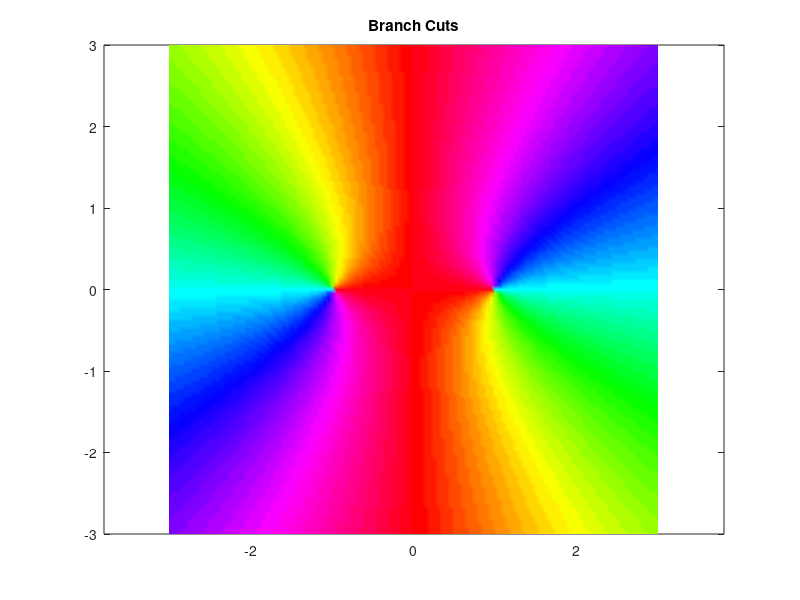

The MATLAB source for this figure:
f = @(z) sqrt(z.^2 - 1);

[X, Y] = meshgrid(-3:0.05:3, -3:0.05:3);
Z = X + 1i*Y;

figure;
pcolor(X, Y, angle(f(Z)));
shading interp;
colormap hsv;
axis equal tight;
title('Branch Cuts');